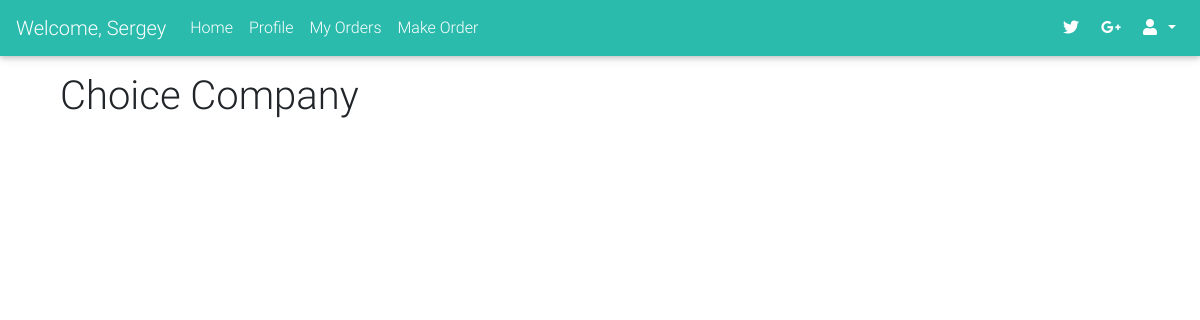
Page /company/choice/ (signed in) on the earlier database version.
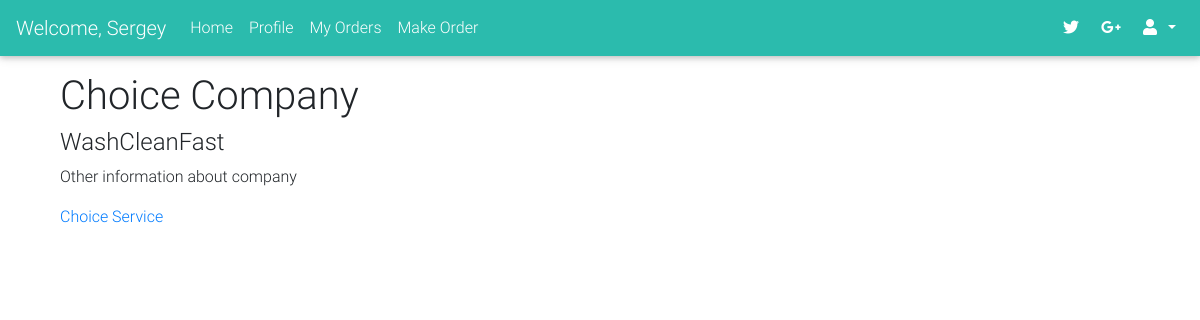
Same page on the later database version.
### accounts/models.py (models this page shows, shortened)
class User(AbstractBaseUser):
    THEME_CHOICES = (
        ('Client', 'Client'),
        ('Company', 'Company'),
    )
    email = models.EmailField(max_length=40, blank=True, null=True, unique=True)
    firstname = models.CharField(max_length=40, blank=True, null=True)
    secondname = models.CharField(max_length=40, blank=True, null=True)
    city = models.CharField(max_length=40, blank=True, null=True)
    type = models.CharField(max_length=40, choices=THEME_CHOICES, blank=True, null=True)
    active = models.BooleanField(default=True)
    staff = models.BooleanField(default=False) # a admin user; non super-user
    admin = models.BooleanField(default=False) # a superuser
    objects = UserManager()
    USERNAME_FIELD = 'email'
    REQUIRED_FIELDS = [] # Email & Password are required by default.
    @property
    def is_active(self):
        return self.active

class Company(models.Model):
    company_name = models.CharField(max_length=255, unique=True)
    location = models.CharField(max_length=255, unique=False)
    user = models.OneToOneField(User, on_delete=models.CASCADE, null=True, blank=True)

### order_app/views.py (the view)
# urls.py: url(r'^company/choice/$', ChoiceCompanyView.as_view(), name='company_choice_url'),
@method_decorator(account_type_required(account_type = Client), name='dispatch')
class ChoiceCompanyView(TemplateView):
    template_name = 'order_app/make_order_company_list.html'
    def get_context_data(self, **kwargs):
        user = self.request.user
        page_name = "Choice Company"
        companys = Company.objects.all()
        context = {
            'page_name': page_name,
            'user': user,
            'companys' : companys,
        }
        return context

### accounts/mydecorator.py (called while the page is built, shortened)
def account_type_passes_test(test_func, login_url=None, redirect_field_name=REDIRECT_FIELD_NAME, account_type=None):
    def decorator(view_func):
        @wraps(view_func)
        def _wrapped_view(request, *args, **kwargs):
            if test_func(request.user):
                try:
                    account_type.objects.get(user = request.user)
                    return view_func(request, *args, **kwargs)
                except:
                    pass
        return _wrapped_view
    return decorator

def account_type_required(function=None, redirect_field_name=REDIRECT_FIELD_NAME, login_url=None, account_type=None):
    actual_decorator = account_type_passes_test(
        lambda u: u.is_authenticated,
        login_url=login_url,
        redirect_field_name=redirect_field_name,
        account_type = account_type
    )
    if function:
        return actual_decorator(function)
    return actual_decorator

### order_app/templates/order_app/make_order_company_list.html
{% extends 'accounts/wrapper.html' %}
{% block content %}
<div class="container">
    <h1>{{page_name}}</h1>
    {% for company in companys %}
      <h4>{{company.company_name}}</h4>
      <p>Other information about company</p>
      <a href="{% url 'service_choice_url' company.id %}">Choice Service</a>
      <br>
      <br>
    {% endfor %}
</div>
{% endblock %}

### accounts/templates/accounts/wrapper.html (shortened to what this page needs)
<!DOCTYPE html>
<html>
  <head>
    <link rel="stylesheet" href="https://use.fontawesome.com/releases/v5.8.2/css/all.css">
    <link rel="stylesheet" href="https://stackpath.bootstrapcdn.com/bootstrap/4.3.1/css/bootstrap.min.css">
    {% load static %}
    <link rel="stylesheet" href="{% static 'MDB-Free_4.8.11/css/mdb.min.css' %}" type="text/css">
    <link rel="stylesheet" href="{% static 'css_my_style/style.css' %}" type="text/css">
  </head>
  <body>
    <nav class="mb-1 navbar navbar-expand-lg navbar-dark default-color">
      {% if user.is_authenticated%}
        {% if user.firstname == "" %}
        <a class="navbar-brand" href="#">Car Wash Service</a>
        {% else %}
        <a class="navbar-brand" href="#">Welcome, {{user.firstname}}</a>
        {% endif %}
      {% else %}
        <a class="navbar-brand" href="#">Car Wash Service</a>
      {% endif %}
      <div class="collapse navbar-collapse" id="navbarSupportedContent-333">
        <ul class="navbar-nav mr-auto">
          {% if page_name == "Home page"%}
            <li class="nav-item active">
              <a class="nav-link" href="{% url 'home_url' %}">Home
                <span class="sr-only">(current)</span>
              </a>
            </li>
          {% else %}
            <li class="nav-item">
              <a class="nav-link" href="{% url 'home_url' %}">Home
              </a>
            </li>
          {% endif %}
          {% if user.type == "Client"%}
              {% if page_name == "Profile page"%}
                <li class="nav-item active">
                  <a class="nav-link" href="{% url 'profile_client_url' %}">Profile
                    <span class="sr-only">(current)</span>
                  </a>
                </li>
              {% else %}
                <li class="nav-item">
                  <a class="nav-link" href="{% url 'profile_client_url' %}">Profile
                  </a>
                </li>
              {% endif %}
          {% endif %}
          {% if user.type == "Client"%}
            {% if page_name == "My Orders page"%}
              <li class="nav-item active">
                <a class="nav-link" href="{% url 'client_orders_url' %}">My Orders
                  <span class="sr-only">(current)</span>
                </a>
              </li>
            {% else %}
              <li class="nav-item">
                <a class="nav-link" href="{% url 'client_orders_url' %}">My Orders
                </a>
              </li>
            {% endif %}
          {% endif %}
          {% if user.type == "Client"%}
            {% if page_name == "Make Order page"%}
              <li class="nav-item active">
                <a class="nav-link" href="{% url 'company_choice_url' %}">Make Order
                  <span class="sr-only">(current)</span>
                </a>
              </li>
            {% else %}
              <li class="nav-item">
                <a class="nav-link" href="{% url 'company_choice_url' %}">Make Order
                </a>
              </li>
            {% endif %}
          {% endif %}
        </ul>
        <ul class="navbar-nav ml-auto nav-flex-icons">
          <li class="nav-item">
            <a class="nav-link waves-effect waves-light">
              <i class="fab fa-twitter"></i>
            </a>
          </li>
          <li class="nav-item">
            <a class="nav-link waves-effect waves-light">
              <i class="fab fa-google-plus-g"></i>
            </a>
          </li>
          <li class="nav-item dropdown">
            <a class="nav-link dropdown-toggle" id="navbarDropdownMenuLink-333" data-toggle="dropdown"
              aria-haspopup="true" aria-expanded="false">
              <i class="fas fa-user"></i>
            </a>
          </li>
        </ul>
      </div>
    </nav>
    <div class="container mt-3">
      <div class="row">
        <div class="col">
          {% block content %}
          {% endblock %}
        </div>
      </div>
    </div>
  </body>
</html>

### accounts/static/css_my_style/style.css (style rules this page uses)
body { margin: 0px; }

Differences in the rows shown:
added Company: company_name "WashCleanFast"
